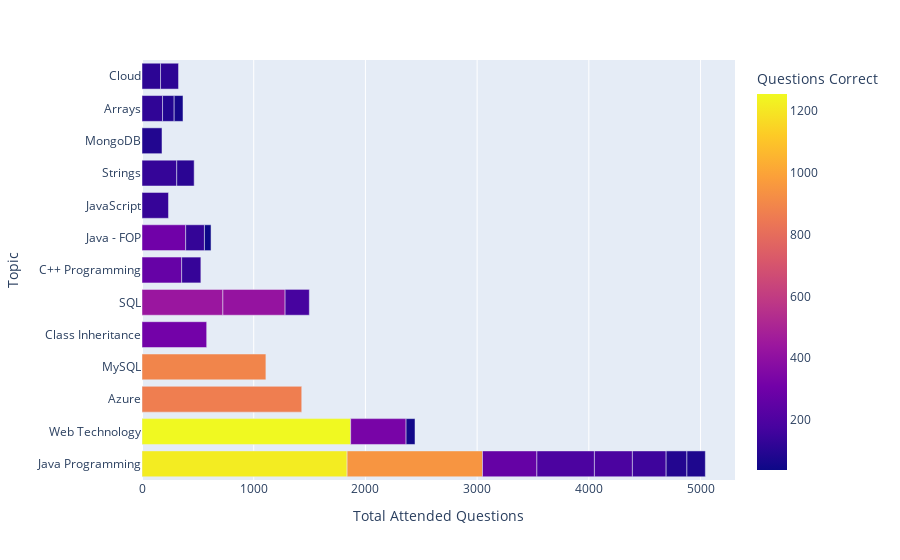

The cell this chart's notebook holds for it:
### Code cell
fig = px.bar(M1_topic_questions, y="Topic", x="Total Attended Questions",color='Questions Correct')
fig.show()

### Figure 1 — Plotly figure (JSON) as saved in the notebook; plotly's stock layout.template omitted (floating-point values rounded to 4 significant figures)
{"data": [{"alignmentgroup": "True", "hovertemplate": "Total Attended Questions=%{x}<br>Topic=%{y}<br>Questions Correct=%{marker.color}<extra></extra>", "legendgroup": "", "marker": {"color": [1220, 1256, 867, 950, 893, 312, 436, 268, 192, 327, 422, 273, 188, 155, 303, 135, 132, 90, 135, 89, 131, 122, 106, 112, 113, 177, 78, 88, 56, 49, 38], "coloraxis": "coloraxis", "pattern": {"shape": ""}}, "name": "", "offsetgroup": "", "orientation": "h", "showlegend": false, "textposition": "auto", "type": "bar", "x": [1836, 1868, 1430, 1212, 1109, 579, 724, 487, 515, 496, 557, 355, 340, 302, 391, 237, 311, 186, 172, 179, 168, 184, 156, 166, 161, 217, 165, 104, 79, 80, 59], "xaxis": "x", "y": ["Java Programming", "Web Technology", "Azure", "Java Programming", "MySQL", "Class Inheritance", "SQL", "Java Programming", "Java Programming", "Web Technology", "SQL", "C++ Programming", "Java Programming", "Java Programming", "Java - FOP", "JavaScript", "Strings", "Java Programming", "C++ Programming", "MongoDB", "Java - FOP", "Arrays", "Strings", "Cloud", "Cloud", "SQL", "Java Programming", "Arrays", "Arrays", "Web Technology", "Java - FOP"], "yaxis": "y"}], "layout": {"barmode": "relative", "coloraxis": {"colorbar": {"title": {"text": "Questions Correct"}}, "colorscale": [[0, "#0d0887"], [0.1111, "#46039f"], [0.2222, "#7201a8"], [0.3333, "#9c179e"], [0.4444, "#bd3786"], [0.5556, "#d8576b"], [0.6667, "#ed7953"], [0.7778, "#fb9f3a"], [0.8889, "#fdca26"], [1, "#f0f921"]]}, "legend": {"tracegroupgap": 0}, "margin": {"t": 60}, "xaxis": {"anchor": "y", "domain": [0, 1], "title": {"text": "Total Attended Questions"}}, "yaxis": {"anchor": "x", "domain": [0, 1], "title": {"text": "Topic"}}}}
